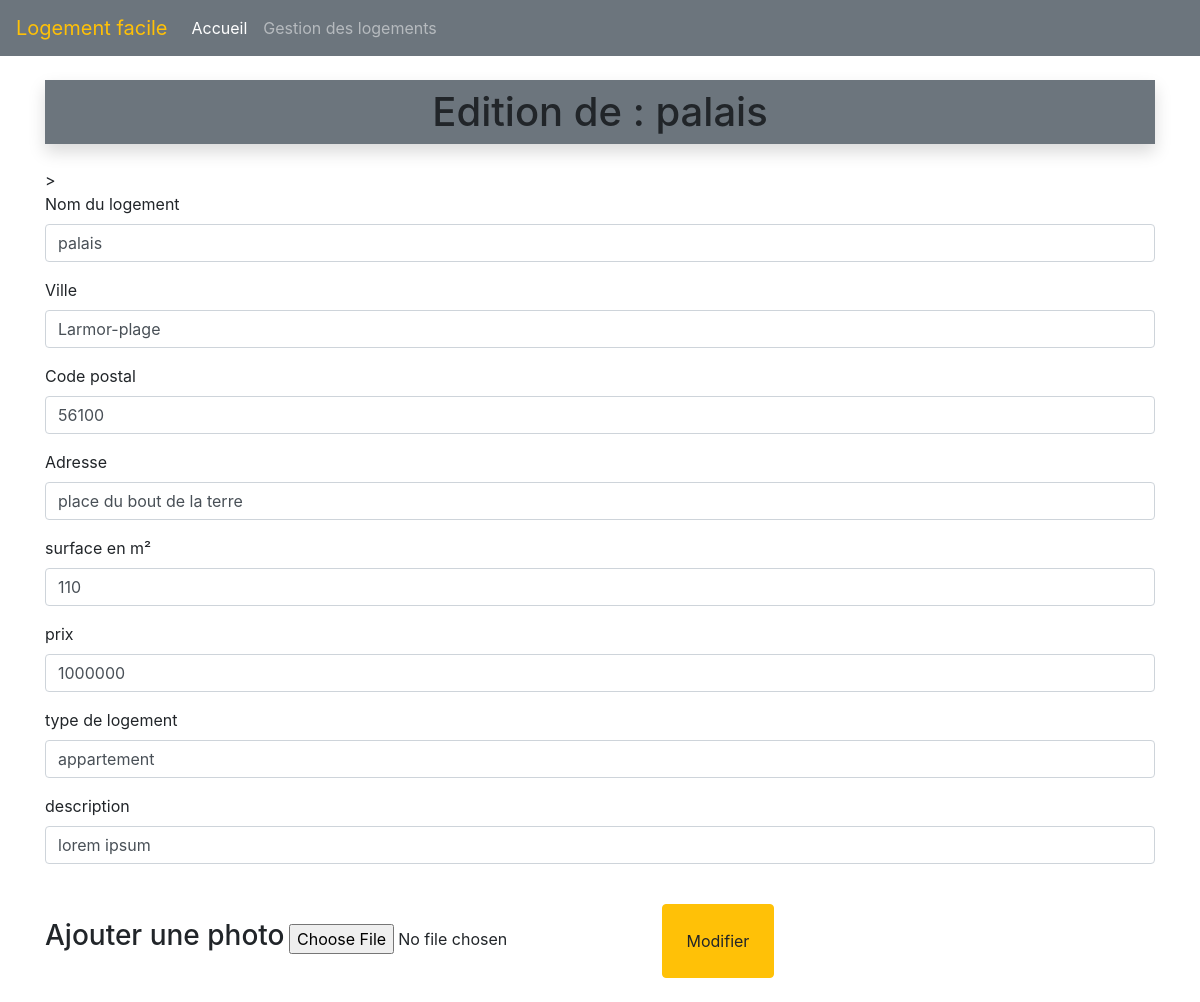
Page /logements/edit/8 on the committed database.
### tables this page shows
CREATE TABLE IF NOT EXISTS `logement` (
  `id` int NOT NULL AUTO_INCREMENT,
  `title` varchar(255) NOT NULL,
  `adress` varchar(255) NOT NULL,
  `city` varchar(255) NOT NULL,
  `postalCode` char(5) NOT NULL,
  `area` int NOT NULL,
  `price` int NOT NULL,
  `photo` text NOT NULL,
  `logement_type` tinytext NOT NULL,
  `logement_description` text NOT NULL,
  PRIMARY KEY (`id`)
);

### Controller/LogementController.php (called while the page is built, shortened)
<?php
require_once "model/LogementManager.php";
class LogementController{
private $logementManager;
public function __construct(){
    $this->logementManager = new LogementManager();
    $this->logementManager->loadLogements();
}
public function editLogementForm($id){
    $logement = $this->logementManager->getLogementById($id);
    require_once "view/edit.logement.view.php";
}
}

### Model/logement.php (called while the page is built, shortened)
<?php
class Logement {
    private $id;
    private $title;
    private $adress;
    private $city;
    private $postalCode;
    private $area;
    private $price;
    private $logement_type;
    private $logement_description;
    public function __construct($id, $title, $adress, $city, $postalCode, $area, $price, $photo, $logement_type, $logement_description)
    {
        $this->id = $id;
        $this->title = $title;
        $this->adress = $adress;
        $this->city = $city;
        $this->postalCode = $postalCode;
        $this->area = $area;
        $this->price = $price;
        $this->logement_type = $logement_type;
        $this->logement_description = $logement_description;
    }
    public function getId()
    {
        return $this->id;
    }
    public function getTitle()
    {
        return $this->title;
    }
    public function getAdress()
    {
        return $this->adress;
    }
    public function getCity()
    {
        return $this->city;
    }
    public function getPostalCode()
    {
        return $this->postalCode;
    }
    public function getArea()
    {
        return $this->area;
    }
    public function getPrice()
    {
        return $this->price;
    }
    public function getLogementType()
    {
        return $this->logement_type;
    }
    public function getLogementDescription()
    {
        return $this->logement_description;
    }
}

### Model/Manager.php (called while the page is built, shortened)
<?php
abstract class Manager {
    private static $pdo;
    private static function setBdd(){
        self::$pdo = new PDO("mysql:host=localhost;dbname=immobilier;charsert=utf8","root","");
        self::$pdo->setAttribute(PDO::ATTR_ERRMODE, PDO::ERRMODE_WARNING);
    }
    protected function getBdd(){
        return self::$pdo;
    }
}

### Model/LogementManager.php (called while the page is built, shortened)
<?php
require_once "model/Manager.php";
require_once "model/Logement.php";
class LogementManager extends Manager {
    private $logements;
    public function addLogement($logement){
        $this->logements[] = $logement;
    }
    public function loadLogements(){
        $req = $this->getBdd()->prepare("SELECT * FROM logement");
        $req->execute();
        $myLogements = $req->fetchAll(PDO::FETCH_ASSOC);
    }
    public function getLogementById($id){
        foreach ($this->logements as $logement ) {
            if ($logement->getId() == $id) {
                return $logement;
            }
        }
    }
}

### view/edit.logement.view.php (the view, shortened to what this page needs)
<form method="POST" action="<?= URL ?>logements/editvalid" enctype="multipart/form-data">>
    <div class="form-group">
        <label for="title">Nom du logement</label>
        <input type="text" class="form-control" value="<?= $logement->getTitle() ?>" name="title" id="title" placeholder="Le nom de ce logement...">
    </div>
    <div class="form-group">
        <label for="city">Ville</label>
        <input type="text" class="form-control" value="<?= $logement->getCity() ?>" name="city" id="city" placeholder="La ville du logement...">
    </div>
    <div class="form-group">
        <label for="postalCode">Code postal</label>
        <input type="text" class="form-control" value="<?= $logement->getPostalCode() ?>" name="postalCode" id="postalCode" placeholder="Code postal">
    </div>
    <div class="form-group">
        <label for="adress">Adresse</label>
        <input type="text" class="form-control" value="<?= $logement->getAdress() ?>" name="adress" id="adress" placeholder="Adresse">
    </div>
    <div class="form-group">
        <label for="area">surface en m²</label>
        <input type="number" class="form-control" value="<?= $logement->getArea() ?>" id="area" name="area" placeholder="surface en m²">
    </div>
    <div class="form-group">
        <label for="price">prix</label>
        <input type="number" class="form-control" value="<?= $logement->getPrice() ?>" id="price" name="price" placeholder="prix">
    </div>
    <div class="form-group">
        <label for="logement_type">type de logement</label>
        <input type="text" class="form-control" value="<?= $logement->getLogementType() ?>" id="logement_type" name="logement_type" placeholder="type de logement">
    </div>
    <div class="form-group">
        <label for="logement_description">description</label>
        <input type="text" class="form-control" value="<?= $logement->getLogementDescription() ?>" id="logement_description" name="logement_description" placeholder="description">
    </div>
    <div>
    <label for="photo"> <h3> Ajouter une photo</h3></label>
    <input type="file" id="photo" name="photo">
    <button type="submit" onclick="imgUpload(<?= $logement->getId() ?>)"class="btn btn-warning m-4 p-4">Modifier</button>
    </div>
</form>
<?php
$content = ob_get_clean();
$title = "Edition de : " . $logement->getTitle();
require_once "base.html.php";
?>

### view/base.html.php (shortened to what this page needs)
<!DOCTYPE html>
<html lang="fr">
<head>
    <link rel="stylesheet" href="https://cdn.jsdelivr.net/npm/bootstrap@4.6.1/dist/css/bootstrap.min.css">
    <link rel="stylesheet" href="https://cdnjs.cloudflare.com/ajax/libs/font-awesome/6.0.0-beta3/css/all.min.css" />
    <link rel="stylesheet" href="style.css">
</head>
<body>
    <header>
        <nav class="navbar navbar-expand-sm navbar-dark bg-secondary">
            <a class="navbar-brand text-warning" href="<?= URL?>accueil">Logement facile</a>
            <div class="collapse navbar-collapse" id="navbarColor01">
                <ul class="navbar-nav mr-auto">
                    <li class="nav-item active">
                        <a class="nav-link" href="<?= URL?>accueil">
                            Accueil
                        </a>
                    </li>
                    <li class="nav-item">
                        <a class="nav-link" href="<?= URL?>logements">Gestion des logements</a>
                    </li>
                </ul>
            </div>
        </nav>
    </header>
    <main>
        <div class="container">
        <h1 class="my-4 text-center bg-secondary shadow p-2">
            <?= $title ?>
        </h1>
            <?= $content ?>
        </div>
    </main>
</body>
</html>

### style.css (style rules this page uses)
main { min-height: 81vh; }

### rows in the picture
logement: title "Edition de : palais", title "palais", city "Larmor-plage", postalCode "56100", adress "place du bout de la terre", area "110", price "1000000", logement_type "appartement", logement_description "lorem ipsum"
